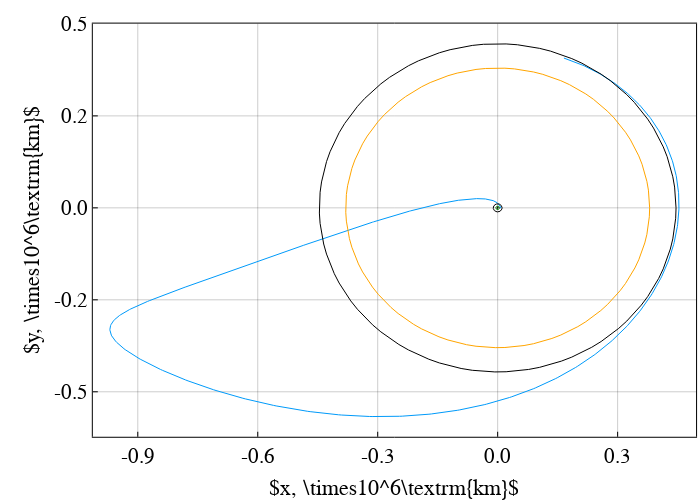

The notebook cell this image was saved under:
### Code cell
idx = 1

# maybe want to use "for row in eachrow(df)" to automate the process...? 
row = df[idx,:]
# println(row)

sv_mid_cart = [row.x_ra, row.y_ra, row.z_ra, row.xdot_ra, row.ydot_ra, row.zdot_ra]
# change the coordinates into cylindrical (only position)
svm_mid_cyl = vcat(SailorMoon.cart2cylind_only_pos(sv_mid_cart), row.m_ra)

tof_leo2mid = row.dt2
tof_mid2lpo = row.dt1
tof = row.tof
rp = row.rp_kep
ra = row.ra_kep
α = row.alpha
m_rp = row.m_rp

θsf = row.thetasf
ϕ0  = row.phi0

x_lpo  = row.x_lpo
y_lpo  = row.y_lpo
z_lpo  = row.z_lpo
vx_lpo = row.xdot_lpo
vy_lpo = row.ydot_lpo
vz_lpo = row.zdot_lpo


svf = [x_lpo, y_lpo, z_lpo, vx_lpo, vy_lpo, vz_lpo, 1.0]
tspan = [0, -tof]
params = [
    param3b.mu2, param3b.mus, param3b.as, pi - θsf, param3b.oml, param3b.omb, 
    1.0, 0.0, 0.0, 
    paramMulti.mdot, paramMulti.tmax, dir_func, param3b.tstar
]
prob = ODEProblem(SailorMoon.rhs_bcr4bp_sb1frame2_thrust_bal!, svf, tspan, params)
sol = solve(prob, Tsit5(); reltol=1e-12, abstol=1e-12)


pcart_ = plot(
    size=(700,500), frame_style=:box, aspect_ratio=:equal, grid=0.4, legend=false, 
    xlabel=L"x, \times10^6\textrm{km}", 
#     ylabel = "test",
    ylabel=L"y, \times10^6\textrm{km}",
    colorbar_titlefontsize=fs,
    fontsize=fs, xlabelfontsize=fs, ylabelfontsize=fs, xtickfontsize=fs-1, ytickfontsize=fs-1, legendfontsize=fs-1
);

plot!(pcart_, (sol[1,:] .- param3b.as) .* param3b.lstar , sol[2,:].*param3b.lstar)

plot!(pcart_, earth[1,:], earth[2,:], c=:green, lw=1.0, label="earth")
plot!(pcart_, earth_ub[1,:], earth_ub[2,:], c=:black, lw=1.0, label="earth")
plot!(pcart_, earth_lb[1,:], earth_lb[2,:], c=:black, lw=1.0, label="earth")
plot!(pcart_, moon[1,:], moon[2,:], c=:orange, lw=1.0, label="moon")
plot!(pcart_, moon_soi_outer[1,:], moon_soi_outer[2,:], c=:black, lw=1.0, label="moon_soi_outer",
    xaxis=(formatter=x->string(round(x / 10^6; digits=2))),
    yaxis=(formatter=y->string(round(y / 10^6; digits=1))),
)

# savefig("ini_guess.png")
